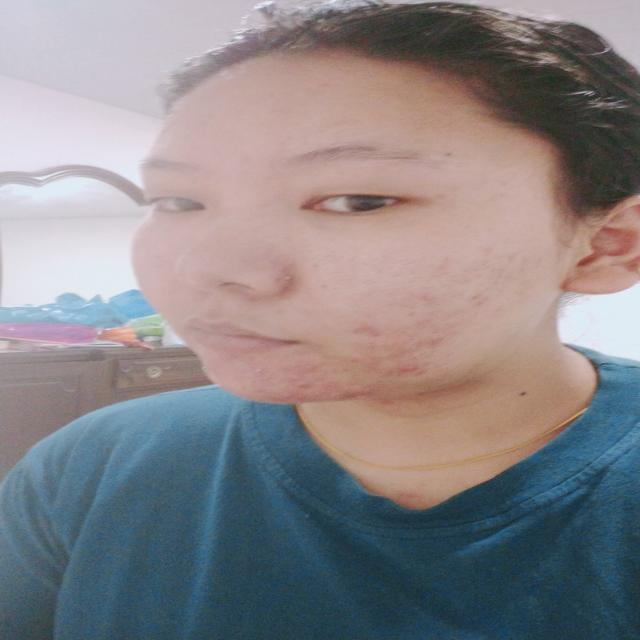
#> input picture Dataset/Acne/10/1-3-_jpg.rf.8c6161cbe86b7439c921fc81486e9cd0.jpg, 640 x 640 px; its folder holds only this picture in this run
$ jupyter execute --allow-errors combined2.ipynb   (older library calls are emulated)
#> lines starting #> are read from the running program, lines starting #| are printed output that depends on the picture
[cell 1]
import os
import cv2
import numpy as np
from sklearn.model_selection import train_test_split
from sklearn.svm import SVC
from sklearn.metrics import classification_report, accuracy_score
# from tensorflow.keras.models import Sequential
# from tensorflow.keras.layers import Conv2D, MaxPooling2D, Flatten, Dense, Dropout
# from tensorflow.keras.utils import to_categorical
from skimage.feature import local_binary_pattern, hog, graycomatrix, graycoprops
from sklearn.ensemble import RandomForestClassifier, StackingClassifier, GradientBoostingClassifier
from xgboost import XGBClassifier
import pickle
from sklearn.model_selection import train_test_split
from sklearn.svm import SVC
from sklearn.linear_model import LogisticRegression

[cell 2]
def isskin(image):
    h_min = 0
    h_max = 128
    s_min = 100
    s_max = 150
    v_min = 0
    v_max = 128

    hsv_image = cv2.cvtColor(image, cv2.COLOR_BGR2HSV)

    lower_hsv = np.array([h_min, s_min, v_min])
    upper_hsv = np.array([h_max, s_max, v_max])

    skinMask = cv2.inRange(hsv_image, lower_hsv, upper_hsv)

    kernel = cv2.getStructuringElement(cv2.MORPH_ELLIPSE, (5, 5))
    skinMask = cv2.erode(skinMask, kernel, iterations=2)
    skinMask = cv2.dilate(skinMask, kernel, iterations=2)

    skinMask = cv2.GaussianBlur(skinMask, (5, 5), 0)

    skin = cv2.bitwise_and(image, image, mask=skinMask)

    # alpha = np.uint8(skinMask > 0) * 255
    # result = cv2.merge((skin, alpha))

    return skin

[cell 3]
# Skin Segmentation
def extract_skin_and_preprocess(img):
    # skin_img = isskin(img)

    # if skin_img.shape[2] == 4:
    #     skin_img = skin_img[:, :, :3]

    denoised = cv2.fastNlMeansDenoising(img, h=10)
    # denoised = cv2.fastNlMeansDenoising(skin_img, h=10)
    img_resized = cv2.resize(denoised, (128, 128))

    # Convert to grayscale
    # gray = cv2.cvtColor(img_resized, cv2.COLOR_BGR2GRAY)
    # return gray
    return img_resized

[cell 4]
def load_data(dataset_path):
#> called with dataset_path = 'Dataset'
    classes = {'Acne': 0, 'Bags': 1, 'Redness': 2}
    X, y = [], []

    for class_name, label in classes.items():
        class_path = os.path.join(dataset_path, class_name)
        if not os.path.exists(class_path):
            print(f"Folder not found: {class_path}")
            continue
        for subfolder in os.listdir(class_path):
            subfolder_path = os.path.join(class_path, subfolder)
            if os.path.isdir(subfolder_path):
                for img_name in os.listdir(subfolder_path):
                    img_path = os.path.join(subfolder_path, img_name)
                    img = cv2.imread(img_path)
#> img is the input picture: shape (640, 640, 3); mean B, G, R 135.2, 132.2, 136.4
                    if img is not None:
                        img = extract_skin_and_preprocess(img)
                        X.append(img)
                        y.append(label)
                    else:
                        print(f"Failed to load image: {img_path}")
#> pass 2 of the loop in load_data, `for class_name, label in classes.items():`:
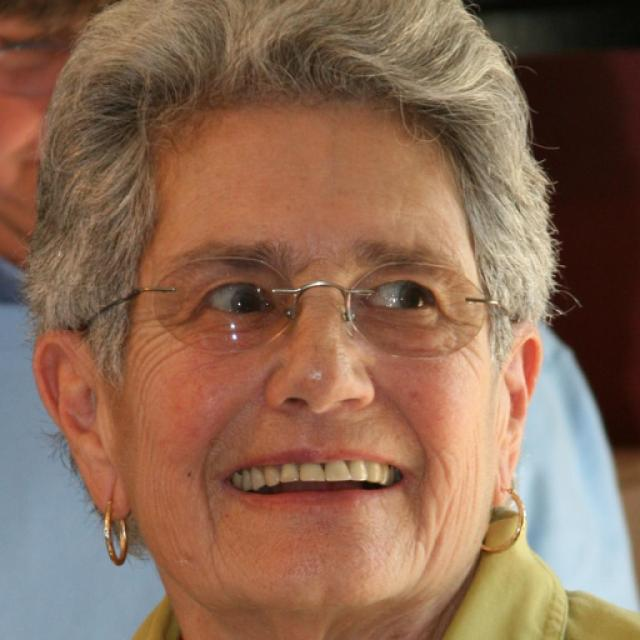
#> input picture Dataset/Bags/20/00569_png_jpg.rf.11c7609c86979a6c6634e5df264ca711.jpg, 640 x 640 px
#> in load_data, img is the input picture: shape (640, 640, 3); mean B, G, R 84.7, 106.1, 139.8
#> in extract_skin_and_preprocess (call 2), `img_resized = cv2.resize(denoised, (128, 128))`:
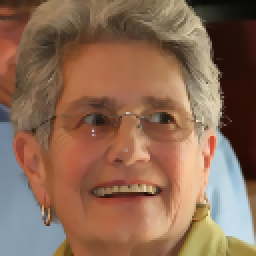
#> img_resized: shape (128, 128, 3) (shown 2 times larger); mean B, G, R 84.7, 106.1, 139.9

    print(f"Loaded {len(X)} images from {len(classes)} classes.")
#| Loaded 2 images from 3 classes.
    return np.array(X), np.array(y)

[cell 5]
# Load data
dataset_path = 'Dataset'
X, y = load_data(dataset_path)
#> y = [0, 1]

[cell 6]
# LBP Feature Extraction
def extract_lbp_features(img, P=8, R=1):
    # gray = cv2.cvtColor(img, cv2.COLOR_BGR2GRAY)
    if len(img.shape) == 3:  # If the image has 3 channels
        gray = cv2.cvtColor(img, cv2.COLOR_BGR2GRAY)
    else:
        gray = img  # Already grayscale
    lbp = local_binary_pattern(gray, P=P, R=R, method='uniform')
    hist, _ = np.histogram(lbp, bins=np.arange(0, P+3), range=(0, P+2))
    hist = hist.astype('float')
    hist /= (hist.sum() + 1e-6)
    return hist

# HOG Feature Extraction
def extract_hog_features(img, orientations=9, pixels_per_cell=(8, 8), cells_per_block=(2, 2)):
    # gray = cv2.cvtColor(img, cv2.COLOR_BGR2GRAY)
    if len(img.shape) == 3:  # If the image has 3 channels
        gray = cv2.cvtColor(img, cv2.COLOR_BGR2GRAY)
    else:
        gray = img
    features, _ = hog(gray, orientations=orientations, pixels_per_cell=pixels_per_cell, cells_per_block=cells_per_block, block_norm='L2-Hys', visualize=True)
    return features

# Color Histogram Feature Extraction
def extract_color_features(img, h_range=(0, 128), s_range=(100, 150), v_range=(0, 128)):
    # bgr = cv2.cvtColor(img, cv2.COLOR_GRAY2BGR)
    if len(img.shape) != 3 or img.shape[2] < 3:  # Ensure the image has 3 channels
        img = cv2.cvtColor(img, cv2.COLOR_GRAY2BGR)
    hsv = cv2.cvtColor(img, cv2.COLOR_BGR2HSV)
    hist_h = cv2.calcHist([hsv], [0], None, [256], h_range)
    hist_s = cv2.calcHist([hsv], [1], None, [256], s_range)
    hist_v = cv2.calcHist([hsv], [2], None, [256], v_range)
    hist_h /= hist_h.sum() + 1e-6
    hist_s /= hist_s.sum() + 1e-6
    hist_v /= hist_v.sum() + 1e-6
    return np.concatenate([hist_h.flatten(), hist_s.flatten(), hist_v.flatten()])

# GLCM Feature Extraction
def extract_glcm_features(img, distances=[5], angles=[0], properties=('contrast', 'dissimilarity', 'homogeneity', 'energy', 'correlation')):
    # gray = cv2.cvtColor(img, cv2.COLOR_BGR2GRAY)
    if len(img.shape) == 3:  # If the image has 3 channels
        gray = cv2.cvtColor(img, cv2.COLOR_BGR2GRAY)
    else:
        gray = img  # Already grayscale
    glcm = graycomatrix(gray, distances=distances, angles=angles, levels=256, symmetric=True, normed=True)
    glcm_features = []
    for prop in properties:
        glcm_features.append(graycoprops(glcm, prop).flatten())
    return np.concatenate(glcm_features)

# Combined Feature Extraction
def extract_combined_features(img, h_range=(0, 128), s_range=(100, 150), v_range=(0, 128)):
    lbp_features = extract_lbp_features(img)
    hog_features = extract_hog_features(img)
    color_features = extract_color_features(img,
                                            h_range, s_range, v_range)
    glcm_features = extract_glcm_features(img)
    return np.concatenate([lbp_features, hog_features, color_features, glcm_features])
    # return hog_features

## HOG FEATURE EXTRACTION ONLY

[cell 7]
X_hog = np.array([extract_hog_features(img) for img in X])
#> in extract_hog_features, `gray = cv2.cvtColor(img, cv2.COLOR_BGR2GRAY)`:
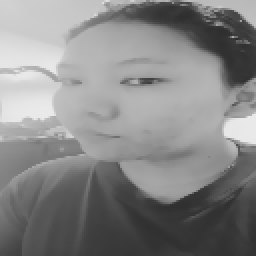
#> gray: shape (128, 128) (shown 2 times larger); min 42, max 234, mean 133.9
#> in extract_hog_features, `features, _ = hog(gray, orientations=orientations, pixels_per_cell=pix..`: features = 8100 values, max 0.673 at index 2030, min 0 at index 1, mean 0.112
#> call 2 of extract_hog_features, with orientations = 9, pixels_per_cell = (8, 8), cells_per_block = (2, 2)
#> in extract_hog_features (call 2), `gray = cv2.cvtColor(img, cv2.COLOR_BGR2GRAY)`:
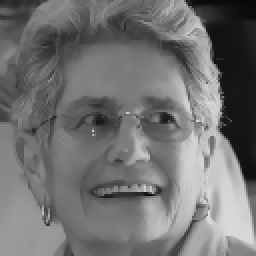
#> gray: shape (128, 128) (shown 2 times larger); min 8, max 231, mean 113.7
#> in extract_hog_features (call 2), `features, _ = hog(gray, orientations=orientations, pixels_per_cell=pix..`: features = 8100 values, max 0.596 at index 7001, min 0 at index 8, mean 0.126
X_train_hog, X_val_hog, y_train_hog, y_val_hog = train_test_split(X_hog, y, test_size=0.2, random_state=42)
#> y_train_hog = [0]; y_val_hog = [1]

#> (a cell that did not finish here is left out)

[cell 9]
### NON STACKING HOG ONLY MODELS ACCURACY

print(f"Validation Accuracy (HOG Only) With Logistic Regression Without Gamma Correction:")
#> (the rest of this cell did not finish here and is left out)

#> (a cell that did not finish here is left out)

[cell 11]
### HOG ONLY STACKING MODELS ACCURACY

print(f"Validation Accuracy (HOG Only) Stacking With Logistic Regression Without Gamma Correction:")
#> (the rest of this cell did not finish here and is left out)

## COMBINED FEATURE EXTRACTION

[cell 12]
X_features = np.array([extract_combined_features(img, h_range=(0, 128), s_range=(100, 150), v_range=(0, 128)) for img in X])
#> in extract_lbp_features, `lbp = local_binary_pattern(gray, P=P, R=R, method='uniform')`:
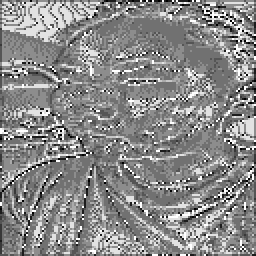
#> lbp: shape (128, 128) float64 (shown 2 times larger); min 0, max 9, mean 4.9; drawn with min black and max white
#> in extract_lbp_features, `hist, _ = np.histogram(lbp, bins=np.arange(0, P+3), range=(0, P+2))`: hist = [148, 465, 316, 1945, 4757, 4356, 1132, 1072, 1536, 657]
#> in extract_lbp_features, `hist /= (hist.sum() + 1e-6)`: hist = [0.00903, 0.0284, 0.0193, 0.119, 0.29, 0.266, 0.0691, 0.0654, 0.0937, 0.0401]
#> in extract_combined_features, `lbp_features = extract_lbp_features(img)`: lbp_features has the same summary as hist in extract_lbp_features
#> in extract_combined_features, `hog_features = extract_hog_features(img)`: hog_features = 8100 values, max 0.673 at index 2030, min 0 at index 1, mean 0.112
#> in extract_color_features, `hsv = cv2.cvtColor(img, cv2.COLOR_BGR2HSV)`: hsv: shape (128, 128, 3); mean H, S, V 64.4, 70.2, 153.5
#> in extract_color_features, `hist_h = cv2.calcHist([hsv], [0], None, [256], h_range)`: hist_h = 256 values, max 2368 at index 202, min 0 at index 1, mean 55.3
#> in extract_color_features, `hist_s = cv2.calcHist([hsv], [1], None, [256], s_range)`: hist_s = 256 values, max 167 at index 204, min 0 at index 1, mean 16.52
#> in extract_color_features, `hist_v = cv2.calcHist([hsv], [2], None, [256], v_range)`: hist_v = 256 values, max 177 at index 150, min 0 at index 0, mean 21.73
#> in extract_color_features, `hist_h /= hist_h.sum() + 1e-6`: hist_h = 256 values, max 0.167 at index 202, min 0 at index 1, mean 0.00391
#> in extract_color_features, `hist_s /= hist_s.sum() + 1e-6`: hist_s = 256 values, max 0.0395 at index 204, min 0 at index 1, mean 0.00391
#> in extract_color_features, `hist_v /= hist_v.sum() + 1e-6`: hist_v = 256 values, max 0.0318 at index 150, min 0 at index 0, mean 0.00391
#> in extract_combined_features, `color_features = extract_color_features(img, h_range, s_range, v_range)`: color_features = 768 values, max 0.167 at index 202, min 0 at index 1, mean 0.00391
#> after the loop in extract_glcm_features, `for prop in properties:`: glcm_features = [[340.5], [9.96], [0.195], [0.0217], [0.942]]
#> in extract_combined_features, `glcm_features = extract_glcm_features(img)`: glcm_features = [340.5, 9.96, 0.195, 0.0217, 0.942]
#> call 2 of extract_lbp_features, with P = 8, R = 1
#> in extract_lbp_features (call 2), `lbp = local_binary_pattern(gray, P=P, R=R, method='uniform')`:
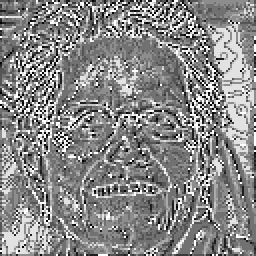
#> lbp: shape (128, 128) float64 (shown 2 times larger); min 0, max 9, mean 4.81; drawn with min black and max white
#> in extract_lbp_features (call 2), `hist, _ = np.histogram(lbp, bins=np.arange(0, P+3), range=(0, P+2))`: hist = [407, 796, 561, 2303, 4125, 3292, 1052, 1099, 1654, 1095]
#> in extract_lbp_features (call 2), `hist /= (hist.sum() + 1e-6)`: hist = [0.0248, 0.0486, 0.0342, 0.141, 0.252, 0.201, 0.0642, 0.0671, 0.101, 0.0668]
#> in extract_color_features (call 2), `hsv = cv2.cvtColor(img, cv2.COLOR_BGR2HSV)`: hsv: shape (128, 128, 3); mean H, S, V 23.3, 120, 144
X_train, X_val, y_train, y_val = train_test_split(X_features, y, test_size=0.2, random_state=42)
#> y_train = [0]; y_val = [1]
